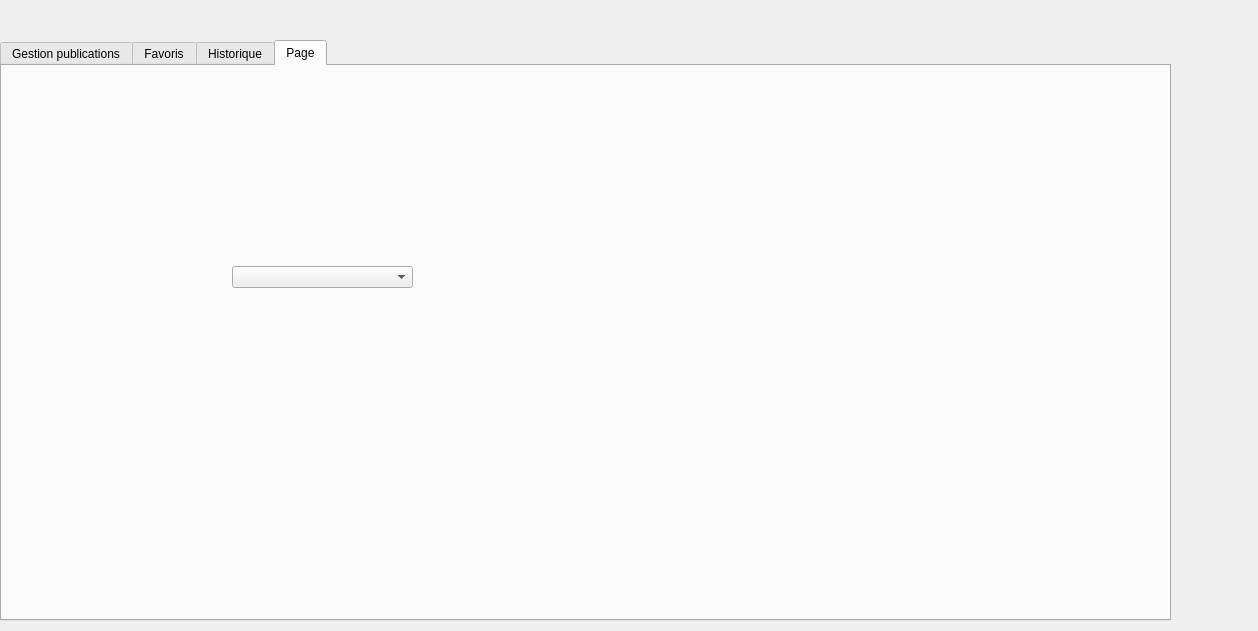
<?xml version="1.0" encoding="UTF-8"?>
<ui version="4.0">
 <class>Pub</class>
 <widget class="QDialog" name="Pub">
  <property name="geometry">
   <rect>
    <x>0</x>
    <y>0</y>
    <width>1258</width>
    <height>631</height>
   </rect>
  </property>
  <property name="windowTitle">
   <string>Dialog</string>
  </property>
  <widget class="QStackedWidget" name="stackedWidget">
   <property name="geometry">
    <rect>
     <x>-10</x>
     <y>30</y>
     <width>1181</width>
     <height>611</height>
    </rect>
   </property>
   <widget class="QWidget" name="page">
    <widget class="QTabWidget" name="tabWidget">
     <property name="geometry">
      <rect>
       <x>10</x>
       <y>10</y>
       <width>1171</width>
       <height>581</height>
      </rect>
     </property>
     <property name="currentIndex">
      <number>3</number>
     </property>
     <widget class="QWidget" name="tab">
      <attribute name="title">
       <string>Gestion publications</string>
      </attribute>
      <widget class="QTableView" name="tableViewPub">
       <property name="geometry">
        <rect>
         <x>470</x>
         <y>110</y>
         <width>661</width>
         <height>351</height>
        </rect>
       </property>
      </widget>
      <widget class="QGroupBox" name="groupBox">
       <property name="geometry">
        <rect>
         <x>30</x>
         <y>60</y>
         <width>401</width>
         <height>421</height>
        </rect>
       </property>
       <property name="title">
        <string>Gestion des publications</string>
       </property>
       <widget class="QComboBox" name="comboBoxTypePub">
        <property name="geometry">
         <rect>
          <x>180</x>
          <y>60</y>
          <width>131</width>
          <height>41</height>
         </rect>
        </property>
        <property name="font">
         <font>
          <pointsize>10</pointsize>
          <weight>50</weight>
          <bold>false</bold>
         </font>
        </property>
        <item>
         <property name="text">
          <string>Article</string>
         </property>
        </item>
        <item>
         <property name="text">
          <string>Projet</string>
         </property>
        </item>
        <item>
         <property name="text">
          <string>Conference</string>
         </property>
        </item>
       </widget>
       <widget class="QPlainTextEdit" name="plainTextEditDescPub">
        <property name="geometry">
         <rect>
          <x>60</x>
          <y>180</y>
          <width>301</width>
          <height>131</height>
         </rect>
        </property>
       </widget>
       <widget class="QLabel" name="label">
        <property name="geometry">
         <rect>
          <x>50</x>
          <y>70</y>
          <width>111</width>
          <height>16</height>
         </rect>
        </property>
        <property name="text">
         <string>Type publication</string>
        </property>
       </widget>
       <widget class="QLabel" name="label_2">
        <property name="geometry">
         <rect>
          <x>130</x>
          <y>150</y>
          <width>141</width>
          <height>20</height>
         </rect>
        </property>
        <property name="text">
         <string>Description publication</string>
        </property>
       </widget>
       <widget class="QPushButton" name="pushButtonAjouterPub">
        <property name="geometry">
         <rect>
          <x>100</x>
          <y>330</y>
          <width>93</width>
          <height>28</height>
         </rect>
        </property>
        <property name="text">
         <string>Ajouter</string>
        </property>
       </widget>
       <widget class="QPushButton" name="pushButtonModifierPub">
        <property name="geometry">
         <rect>
          <x>210</x>
          <y>330</y>
          <width>93</width>
          <height>28</height>
         </rect>
        </property>
        <property name="text">
         <string>Modifier</string>
        </property>
       </widget>
       <widget class="QPushButton" name="pushButtonAnuulerPub">
        <property name="geometry">
         <rect>
          <x>160</x>
          <y>360</y>
          <width>93</width>
          <height>28</height>
         </rect>
        </property>
        <property name="text">
         <string>Annuler</string>
        </property>
       </widget>
      </widget>
      <widget class="QLabel" name="label_3">
       <property name="geometry">
        <rect>
         <x>485</x>
         <y>80</y>
         <width>61</width>
         <height>20</height>
        </rect>
       </property>
       <property name="text">
        <string>Recherche</string>
       </property>
      </widget>
      <widget class="QLineEdit" name="lineEditRecherchePub">
       <property name="geometry">
        <rect>
         <x>560</x>
         <y>80</y>
         <width>113</width>
         <height>22</height>
        </rect>
       </property>
      </widget>
      <widget class="QComboBox" name="comboBoxChampPub">
       <property name="geometry">
        <rect>
         <x>702</x>
         <y>80</y>
         <width>111</width>
         <height>22</height>
        </rect>
       </property>
       <item>
        <property name="text">
         <string>Date</string>
        </property>
       </item>
       <item>
        <property name="text">
         <string>Type</string>
        </property>
       </item>
       <item>
        <property name="text">
         <string>Description</string>
        </property>
       </item>
      </widget>
      <widget class="QComboBox" name="comboBoxOrderPub">
       <property name="geometry">
        <rect>
         <x>820</x>
         <y>80</y>
         <width>101</width>
         <height>22</height>
        </rect>
       </property>
       <item>
        <property name="text">
         <string>Ascendant</string>
        </property>
       </item>
       <item>
        <property name="text">
         <string>Descendant</string>
        </property>
       </item>
      </widget>
      <widget class="QPushButton" name="pushButtonTrierPub">
       <property name="geometry">
        <rect>
         <x>930</x>
         <y>80</y>
         <width>93</width>
         <height>28</height>
        </rect>
       </property>
       <property name="text">
        <string>Trier</string>
       </property>
      </widget>
      <widget class="QPushButton" name="pushButtonGenererPdfPub">
       <property name="geometry">
        <rect>
         <x>860</x>
         <y>470</y>
         <width>93</width>
         <height>28</height>
        </rect>
       </property>
       <property name="text">
        <string>Génerer PDF</string>
       </property>
      </widget>
      <widget class="QPushButton" name="pushButtonStatistiquePub">
       <property name="geometry">
        <rect>
         <x>970</x>
         <y>470</y>
         <width>141</width>
         <height>28</height>
        </rect>
       </property>
       <property name="text">
        <string>Consulter Statistique</string>
       </property>
      </widget>
      <widget class="QPushButton" name="pushButtonSupprimerPub">
       <property name="geometry">
        <rect>
         <x>470</x>
         <y>470</y>
         <width>93</width>
         <height>28</height>
        </rect>
       </property>
       <property name="text">
        <string>Supprimer</string>
       </property>
      </widget>
      <widget class="QPushButton" name="pushButtonAjouterfavoris">
       <property name="geometry">
        <rect>
         <x>580</x>
         <y>470</y>
         <width>131</width>
         <height>28</height>
        </rect>
       </property>
       <property name="text">
        <string>Ajouter aux favoris</string>
       </property>
      </widget>
      <widget class="QLabel" name="label_4">
       <property name="geometry">
        <rect>
         <x>-30</x>
         <y>-20</y>
         <width>1271</width>
         <height>601</height>
        </rect>
       </property>
       <property name="text">
        <string/>
       </property>
       <property name="pixmap">
        <pixmap>../wallpaperflare.com_wallpaper (1) (1).png</pixmap>
       </property>
      </widget>
      <zorder>label_4</zorder>
      <zorder>tableViewPub</zorder>
      <zorder>groupBox</zorder>
      <zorder>label_3</zorder>
      <zorder>lineEditRecherchePub</zorder>
      <zorder>comboBoxChampPub</zorder>
      <zorder>comboBoxOrderPub</zorder>
      <zorder>pushButtonTrierPub</zorder>
      <zorder>pushButtonGenererPdfPub</zorder>
      <zorder>pushButtonStatistiquePub</zorder>
      <zorder>pushButtonSupprimerPub</zorder>
      <zorder>pushButtonAjouterfavoris</zorder>
     </widget>
     <widget class="QWidget" name="tab_2">
      <attribute name="title">
       <string>Favoris</string>
      </attribute>
      <widget class="QTableView" name="tableViewPubFAvoris">
       <property name="geometry">
        <rect>
         <x>160</x>
         <y>40</y>
         <width>751</width>
         <height>371</height>
        </rect>
       </property>
      </widget>
      <widget class="QPushButton" name="pushButtonRetirerFavoris">
       <property name="geometry">
        <rect>
         <x>280</x>
         <y>460</y>
         <width>161</width>
         <height>28</height>
        </rect>
       </property>
       <property name="text">
        <string>Retirer des favoris</string>
       </property>
      </widget>
      <widget class="QLabel" name="label_5">
       <property name="geometry">
        <rect>
         <x>-100</x>
         <y>-50</y>
         <width>1361</width>
         <height>641</height>
        </rect>
       </property>
       <property name="text">
        <string/>
       </property>
       <property name="pixmap">
        <pixmap>../wallpaperflare.com_wallpaper (1) (1).png</pixmap>
       </property>
      </widget>
      <zorder>label_5</zorder>
      <zorder>tableViewPubFAvoris</zorder>
      <zorder>pushButtonRetirerFavoris</zorder>
     </widget>
     <widget class="QWidget" name="tab_3">
      <attribute name="title">
       <string>Historique</string>
      </attribute>
      <widget class="QTableView" name="tableViewHistoriquePub">
       <property name="geometry">
        <rect>
         <x>90</x>
         <y>70</y>
         <width>431</width>
         <height>381</height>
        </rect>
       </property>
      </widget>
      <widget class="QLabel" name="label_6">
       <property name="geometry">
        <rect>
         <x>-60</x>
         <y>-20</y>
         <width>1331</width>
         <height>601</height>
        </rect>
       </property>
       <property name="text">
        <string/>
       </property>
       <property name="pixmap">
        <pixmap>../wallpaperflare.com_wallpaper (1) (1).png</pixmap>
       </property>
      </widget>
      <zorder>label_6</zorder>
      <zorder>tableViewHistoriquePub</zorder>
     </widget>
     <widget class="QWidget" name="tab_4">
      <attribute name="title">
       <string>Page</string>
      </attribute>
      <widget class="QComboBox" name="comboBox">
       <property name="geometry">
        <rect>
         <x>230</x>
         <y>200</y>
         <width>181</width>
         <height>22</height>
        </rect>
       </property>
      </widget>
      <widget class="QLabel" name="label_7">
       <property name="geometry">
        <rect>
         <x>-55</x>
         <y>-15</y>
         <width>1271</width>
         <height>591</height>
        </rect>
       </property>
       <property name="text">
        <string/>
       </property>
       <property name="pixmap">
        <pixmap>../wallpaperflare.com_wallpaper (1) (1).png</pixmap>
       </property>
      </widget>
      <zorder>label_7</zorder>
      <zorder>comboBox</zorder>
     </widget>
    </widget>
   </widget>
   <widget class="QWidget" name="page_2"/>
  </widget>
 </widget>
 <resources/>
 <connections/>
</ui>
